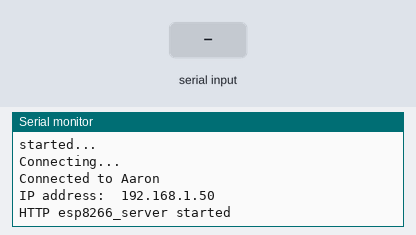
This sketch was run on a simulated ESP8266 (NodeMCU). Parts: the last lines printed to the serial monitor. The test bench sets the inputs (shaded band). WiFi joins after 1.5 s; servers stay silent unless stated; uploads are accepted with an empty reply.

Above: at 2.7 s.
2.8 s: "A\n" received over the second serial link
At 3.4 s:
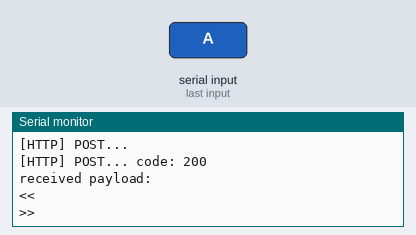
4.3 s: "B\n" received over the second serial link
At 4.46 s:
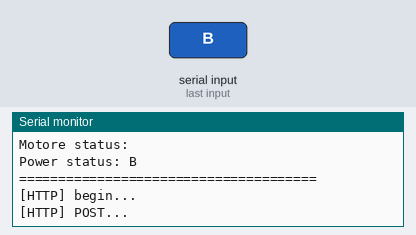
5.8 s: "C\n" received over the second serial link
At 6.9 s:
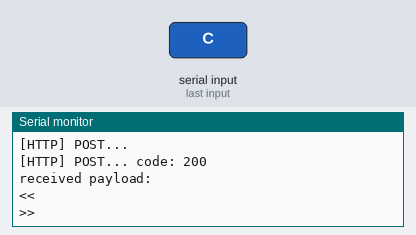
7.3 s: "D\n" received over the second serial link
At 7.46 s:
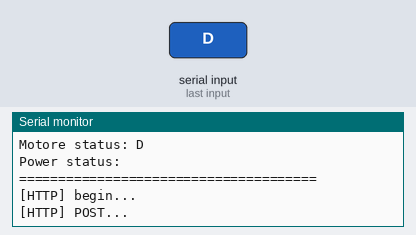

Measured:
- after the input at 2.8 s, the serial monitor: prints a new line at once (image 1)
- after the input at 4.3 s, the serial monitor: prints a new line at once (image 2)
- after the input at 5.8 s, the serial monitor: prints a new line at once (image 3)
- after the input at 7.3 s, the serial monitor: prints a new line at once (image 4)

The sketch:

MAS_DashBoard_nodejs_add.ino
```cpp
#include <ESP8266WiFi.h>        // 本程序使用 ESP8266WiFi庫
#include <ESP8266HTTPClient.h>
#include <ESP8266WiFiMulti.h>   // ESP8266WiFiMulti庫
#include <ESP8266WebServer.h>   // ESP8266WebServer庫
#include <SoftwareSerial.h>     // 讓NodeMCU可以跟Arduino溝通

#define rxPin D1
#define txPin D2
#define wifi_id "Aaron"
#define password "88888888"

SoftwareSerial ESP_softSerial(rxPin,txPin);   //建立軟體串列埠腳位 (RX, TX)
ESP8266WiFiMulti wifiMulti;     // 建立ESP8266WiFiMulti對象,對象名稱是'wifiMulti'
ESP8266WebServer esp8266_server(80);// 建立網絡服務器對象，該對像用於響應HTTP請求。監聽端口（80）

// Set Global variable data
char c;
String dataIn;
bool Send_allow = LOW;
String serverName = "140.116.82.45";
int8_t indexOfA, indexOfB, indexOfC, indexOfD;
String Flame_status, Tilt_status, Motor_status, Power_status;
String Flame_status_pre = "", Tilt_status_pre = "", Motor_status_pre = "", Power_status_pre = "";

void setup(){
  Serial.begin(115200);         // open serial communication (NodeMCU -> PC)
  ESP_softSerial.begin(115200); // open serial communication (NodeMCU -> Arduino)
  delay(10);
  Serial.println("started...");

  wifiMulti.addAP(wifi_id, password);
  Serial.println("Connecting...");


  int i = 0;
  while (wifiMulti.run() != WL_CONNECTED) {  // 此處的wifiMulti.run()是重點。通過wifiMulti.run()，NodeMCU將會在當前
    delay(1000);                             // 環境中搜索addAP函數所存儲的WiFi。如果搜到多個存儲的WiFi那麼NodeMCU
    Serial.print(i++); Serial.print(' ');    // 將會連接信號最強的那一個WiFi信號。
  }                                          // 一旦連接WiFI成功，wifiMulti.run()將會返回“WL_CONNECTED”。這也是
                                             // 此處while循環判斷是否跳出循環的條件。
  // WiFi連接成功後將通過串口監視器輸出連接成功信息
  Serial.println('\n');                     // WiFi連接成功後
  Serial.print("Connected to ");            // NodeMCU將通過串口監視器輸出。
  Serial.println(WiFi.SSID());              // 連接的WiFI名稱
  Serial.print("IP address:\t");            // 以及
  Serial.println(WiFi.localIP());           // NodeMCU的IP地址

  esp8266_server.begin();
  esp8266_server.on("/", handleRoot);
  esp8266_server.onNotFound(handleNotFound);

  Serial.println("HTTP esp8266_server started");//  告知用戶ESP8266網絡服務功能已經啟動
}

void loop(){
  esp8266_server.handleClient();     // 處理http服務器訪問

  while(ESP_softSerial.available()>0) //不斷loop直到ESP接收到另一個板子傳來的訊息
    {
        c = ESP_softSerial.read();

        // Read multiple data and store into string
        if(c=='\n') {break;}
        else        {dataIn+=c;}
    }

  if(c=='\n')
    {
        Parse_the_Data();

        //Show all data to serial monitor
        Serial.println("Flame status: " + Flame_status);
        Serial.println("Tilt status: " + Tilt_status);
        Serial.println("Motore status: " + Motor_status);
        Serial.println("Power status: " + Power_status);
        Serial.println("======================================");
        // delay(500);
        if((Flame_status.compareTo(Flame_status_pre) != 0) || (Tilt_status.compareTo(Tilt_status_pre) != 0) || (Power_status.compareTo(Power_status_pre) != 0)){
          Send_allow = HIGH;
          Flame_status_pre = Flame_status;
          Tilt_status_pre = Tilt_status;
          Power_status_pre = Power_status;
        }
        // Reset the variable
        c = 0;
        dataIn = "";

        if(Send_allow){
          post_to_nodejs(json_pro());
          Send_allow = LOW;
        }
    }
}

////////////////////////////////////////////////////////////////////////////////////////////////////////////

void Parse_the_Data()
{
    indexOfA = dataIn.indexOf("A");
    indexOfB = dataIn.indexOf("B");
    indexOfC = dataIn.indexOf("C");
    indexOfD = dataIn.indexOf("D");

    Flame_status = dataIn.substring (0, indexOfA);
    Tilt_status  = dataIn.substring (indexOfA+1, indexOfB);
    Motor_status = dataIn.substring (indexOfB+1, indexOfC);
    Power_status = dataIn.substring (indexOfC+1, indexOfD);
}


/* 以下函數處理網站首頁的訪問請求 */
void handleRoot() {   //處理網站目錄“/”的訪問請求
  esp8266_server.send(200, "text/html", sendHTML(Flame_status,Tilt_status,Motor_status,Power_status));

}

/*
建立用於發送給客戶端瀏覽器的HTML代碼。此代碼將會每隔5秒刷新頁面。
通過頁面刷新，引腳的最新狀態也會顯示於頁面中
*/
String sendHTML(String Flame_status, String Tilt_status, String Motor_status, String Power_status){

  String htmlCode = "<!DOCTYPE html> <html>\n";
  htmlCode +="<meta charset=\"utf-8\">\n";
  htmlCode +="<head><meta http-equiv='refresh' content='1'/>\n";
  htmlCode +="<title>機台警報模擬系統</title>\n";
  htmlCode +="<style>html { font-family: Helvetica; display: inline-block; margin: 0px auto; text-align: center;}\n";
  htmlCode +="body{margin-top: 50px;} h1 {color: #444444;margin: 50px auto 30px;} h3 {color: #444444;margin-bottom: 50px;}\n";
  htmlCode +="</style>\n";
  htmlCode +="</head>\n";
  htmlCode +="<body>\n";
  htmlCode +="<h1>機台警報模擬系統</h1>\n";

  if(Flame_status=="1")
    {htmlCode +="<p>火焰感測: 偵測到火焰!!!</p>\n";}
  else
    {htmlCode +="<p>火焰感測: 正常</p>\n";}

  if(Tilt_status=="1")
    {htmlCode +="<p>傾斜偵測: 偵測到傾斜!!!</p>\n";}
  else
    {htmlCode +="<p>傾斜偵測: 正常</p>\n";}

  if(Motor_status=="1")
    {htmlCode +="<p>馬達狀態: 運轉中...</p>\n";}
  else
    {htmlCode +="<p>馬達狀態: 待機</p>\n";}

  if(Power_status=="1")
    {htmlCode +="<p>電源狀態: 供電中...</p>\n";}
  else
    {htmlCode +="<p>電源狀態: 未供電，請接上電源</p>\n";}

  htmlCode +="</body>\n";
  htmlCode +="</html>\n";

  return htmlCode;
}

// 設置處理404情況的函數'handleNotFound'
void handleNotFound(){                                        // 當瀏覽器請求的網絡資源無法在服務器找到時，
  esp8266_server.send(404, "text/plain", "404: Not found");   // NodeMCU將調用此函數。
}

String json_pro(){
  String str;
  str = "{\"flame\":" + String(Flame_status) + ",\"tilt\":" + String(Tilt_status) +
    ",\"motor\":" + String(Motor_status) + ",\"power\":" + String(Power_status) + "}";

  return str;
}

void post_to_nodejs(String post_json){
  if ((WiFi.status() == WL_CONNECTED)) {
    WiFiClient client;
    HTTPClient http;

    Serial.print("[HTTP] begin...\n");
    // configure traged server and url
    http.begin(client, serverName.c_str(), 9453, "/json"); //HTTP
    http.addHeader("Content-Type", "application/json");

    Serial.print("[HTTP] POST...\n");
    // start connection and send HTTP header and body
    int httpCode = http.POST(post_json);

    if (httpCode > 0) {
      // HTTP header has been send and Server response header has been handled
      Serial.printf("[HTTP] POST... code: %d\n", httpCode);

      // file found at server
      if (httpCode == HTTP_CODE_OK) {
        const String& payload = http.getString();
        Serial.println("received payload:\n<<");
        Serial.println(payload);
        Serial.println(">>");
      }
    } else {
      Serial.printf("[HTTP] POST... failed, error: %s\n", http.errorToString(httpCode).c_str());
    }

    http.end();
  }
}
```
